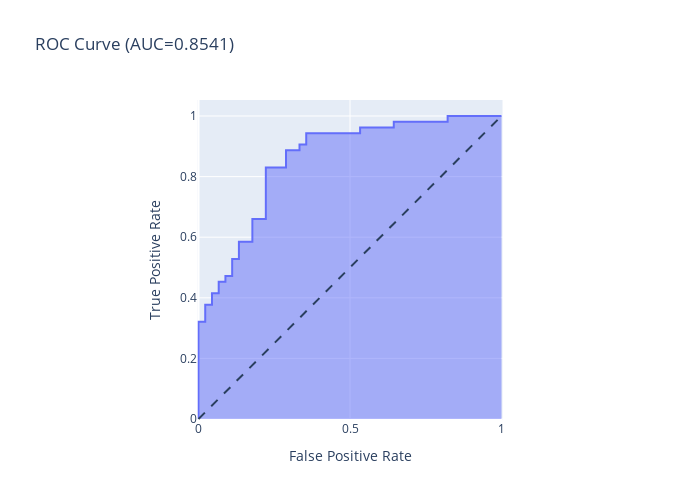

This figure's notebook cell:
### Code cell
def get_binary_labels(ds, model):
    ''' TF.dataset --> numpy.array
    takes tensorflow dataset for data with binary classification and returns array
    with an int representing the class for each element'''
    labels = np.array([])
    preds = np.array([])
    for x, y in ds.as_numpy_iterator():
        preds = np.append(preds, model.predict(x))
        labels = np.append(labels, y)
    labels = np.array([int(label) for label in labels])
    return preds, labels

preds, y = get_binary_labels(test_ds, model)

import matplotlib.pyplot as plt
from sklearn.metrics import confusion_matrix, classification_report, auc,  roc_curve
import plotly.express as px


fpr, tpr, thresholds = roc_curve(y, preds)
fig = px.area(
    x=fpr, y=tpr,
    title=f'ROC Curve (AUC={auc(fpr, tpr):.4f})',
    labels=dict(x='False Positive Rate', y='True Positive Rate'),
    width=700, height=500
)
fig.add_shape(
    type='line', line=dict(dash='dash'),
    x0=0, x1=1, y0=0, y1=1
)

fig.update_yaxes(scaleanchor="x", scaleratio=1)
fig.update_xaxes(constrain='domain')
fig.show()

### Figure 1 — Plotly figure (JSON) as saved in the notebook; plotly's stock layout.template omitted (floating-point values rounded to 4 significant figures)
{"data": [{"hovertemplate": "False Positive Rate=%{x}<br>True Positive Rate=%{y}<extra></extra>", "legendgroup": "", "line": {"color": "#636efa"}, "marker": {"symbol": "circle"}, "mode": "lines", "name": "", "orientation": "v", "showlegend": false, "stackgroup": "1", "type": "scatter", "x": [0, 0, 0, 0.02222, 0.02222, 0.04444, 0.04444, 0.06667, 0.06667, 0.08889, 0.08889, 0.1111, 0.1111, 0.1333, 0.1333, 0.1778, 0.1778, 0.2222, 0.2222, 0.2889, 0.2889, 0.3333, 0.3333, 0.3556, 0.3556, 0.5333, 0.5333, 0.6444, 0.6444, 0.8222, 0.8222, 1], "xaxis": "x", "y": [0, 0.01887, 0.3208, 0.3208, 0.3774, 0.3774, 0.4151, 0.4151, 0.4528, 0.4528, 0.4717, 0.4717, 0.5283, 0.5283, 0.5849, 0.5849, 0.6604, 0.6604, 0.8302, 0.8302, 0.8868, 0.8868, 0.9057, 0.9057, 0.9434, 0.9434, 0.9623, 0.9623, 0.9811, 0.9811, 1, 1], "yaxis": "y"}], "layout": {"height": 500, "legend": {"tracegroupgap": 0}, "shapes": [{"line": {"dash": "dash"}, "type": "line", "x0": 0, "x1": 1, "y0": 0, "y1": 1}], "title": {"text": "ROC Curve (AUC=0.8541)"}, "width": 700, "xaxis": {"anchor": "y", "constrain": "domain", "domain": [0, 1], "title": {"text": "False Positive Rate"}}, "yaxis": {"anchor": "x", "domain": [0, 1], "scaleanchor": "x", "scaleratio": 1, "title": {"text": "True Positive Rate"}}}}
